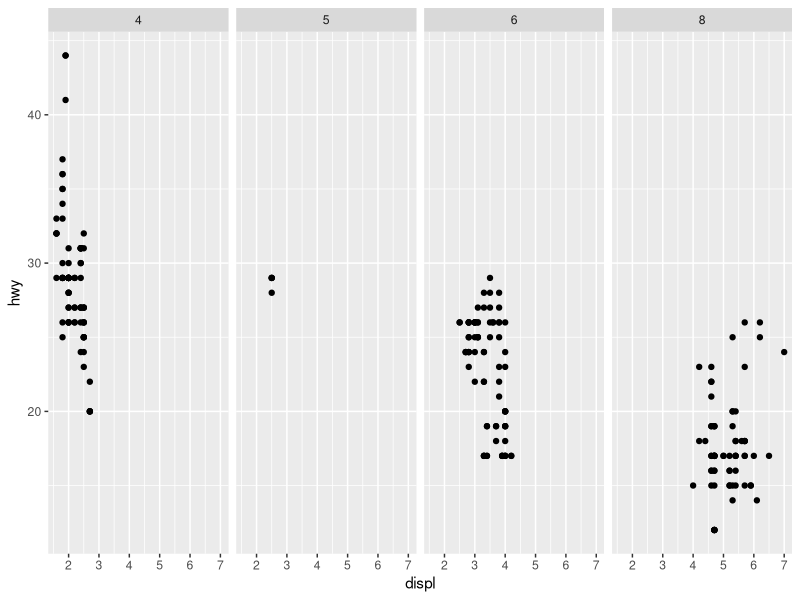
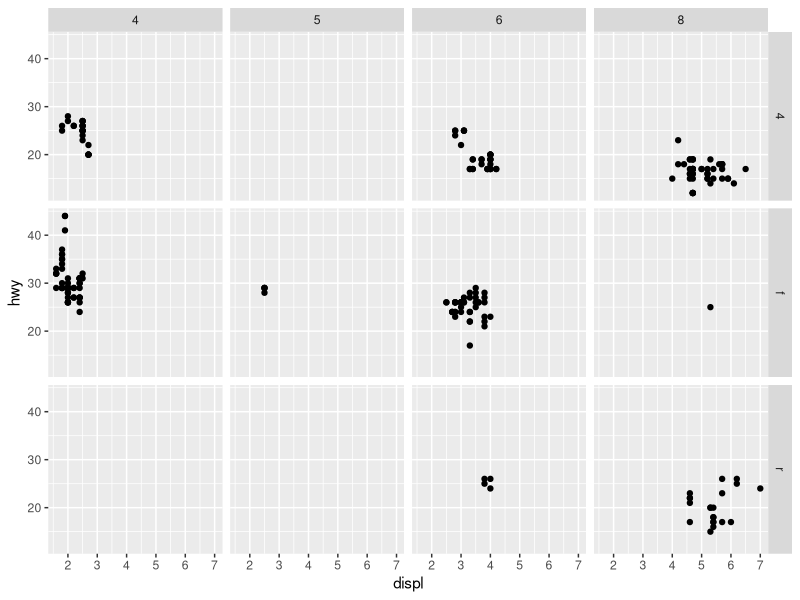

Recreate these plots in R, in order.
#Coordinated and Faceting
library(ggplot2)
p1 <- ggplot(mpg, aes(x = displ, y = hwy)) + geom_point()
#Coord_cartesian reset the x and y limits
pl2 <- p1 + coord_cartesian(xlim = c(1,4), ylim = c(15,30))
#Coord_fixed: allows you to set the aspect ratios, y:xhe


#Facet: make multiple plots separated by a certain column 
#Depending on the side of the tilde, you're separating by x or y side 
print(p1 + facet_grid(. ~ cyl))
print(p1 + facet_grid(drv ~ cyl))